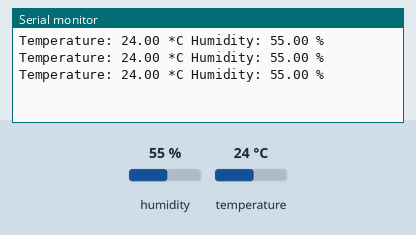
Simulated run of this sketch. Board: Arduino Uno, built with avr-gcc and run on an emulated ATmega328P. Parts: the last lines printed to the serial monitor. The inputs (shaded band) are chosen by the test bench; at power-on: humidity 55 %, temperature 24 °C.

Above: at 3.8 s.
3.9 s: humidity set to 22 %
At 5.8 s:
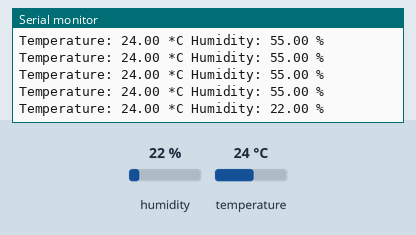
6.7 s: temperature set to 12 °C
At 7.8 s:
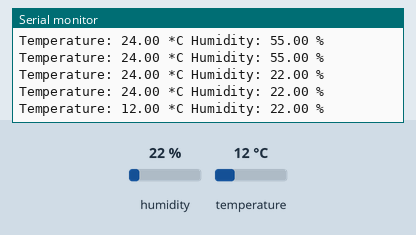
9.5 s: humidity set to 40 %
At 10.5 s:
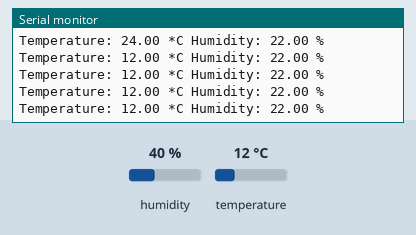
Timing chart, 0 to 12.5 s (numbered marks = the images above; inputs shaded):
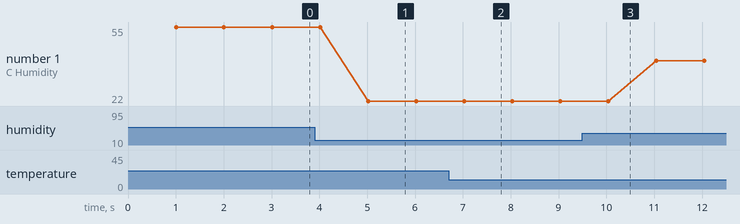

The sketch:

DHT22.ino
```cpp
#include "DHT.h"
#define DHTPIN 12
#define DHTTYPE DHT22
DHT dht(DHTPIN, DHTTYPE);

void setup() {
  Serial.begin(9600);
  dht.begin();
}

void loop() {
  delay(1000);
  float h = dht.readHumidity();
  float t = dht.readTemperature();

  Serial.print("Temperature: ");
  Serial.print(t);
  Serial.print(" *C ");
  Serial.print("Humidity: ");
  Serial.print(h);
  Serial.println(" %");
}
```

Measured:
- after the input at 3.9 s, the serial monitor: prints a new line after 1.1 s (image 1)
- after the input at 6.7 s, the serial monitor: prints a new line after 0.33 s (image 2)
- plotted number 1: 55 → 22 after the input at 3.9 s, 22 → 40 after the input at 9.5 s
